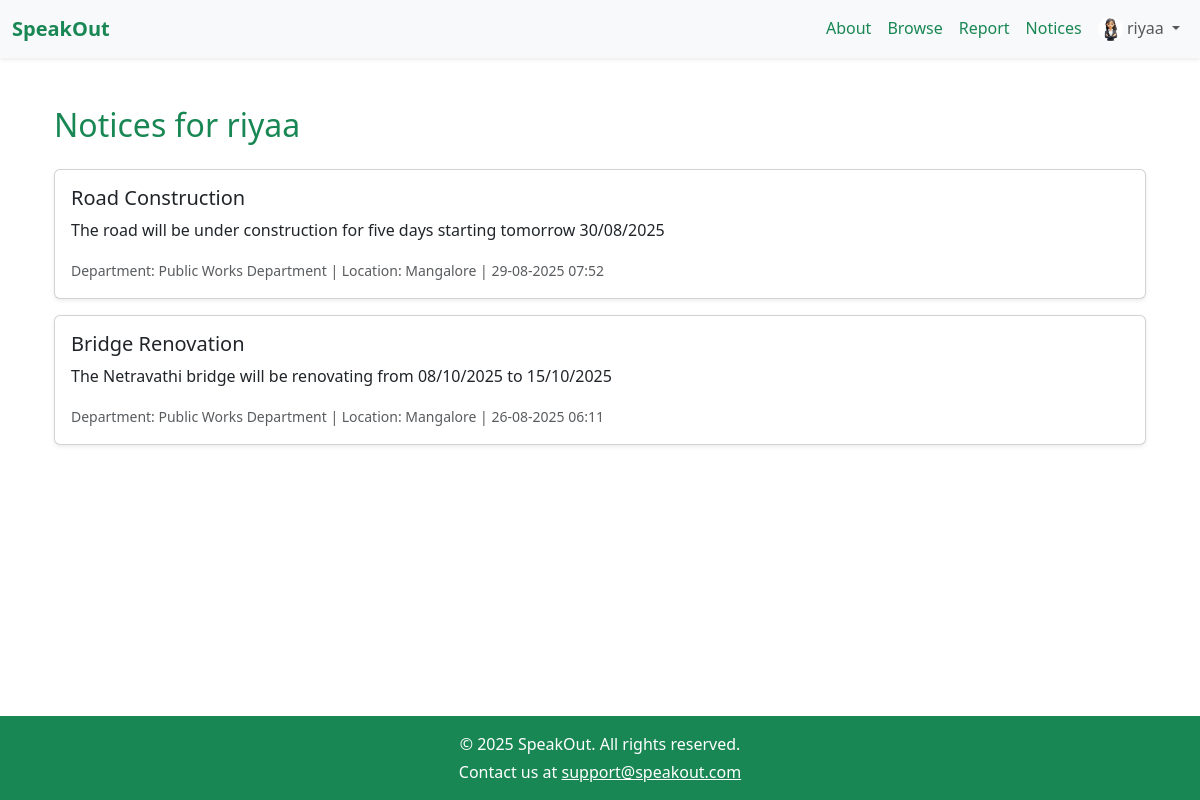
The page /user/u_notices (signed in) on the database its author committed.
### models.py (models this page shows, shortened)
class User(db.Model):
    id = db.Column(db.Integer, primary_key=True)
    username = db.Column(db.String(50), unique=True, nullable=False)
    email = db.Column(db.String(120), unique=True, nullable=True)
    password = db.Column(db.String(100), nullable=False)
    grievances = db.relationship('Grievance', backref='user', lazy=True)
    location = db.Column(db.String(100), nullable=False)
    profile_pic = db.Column(db.String(200), default='default_profile.png')

class Notice(db.Model):
    id = db.Column(db.Integer, primary_key=True)
    title = db.Column(db.String(150), nullable=False)
    message = db.Column(db.Text, nullable=False)
    location = db.Column(db.String(100), nullable=False)
    timestamp = db.Column(db.DateTime, default=datetime.utcnow)
    department_id = db.Column(db.Integer, db.ForeignKey('department.id'), nullable=False)
    department = db.relationship("Department", backref="notices")

class Department(db.Model):
    id = db.Column(db.Integer, primary_key=True)
    name = db.Column(db.String(100), nullable=False, unique=True)
    username = db.Column(db.String(80), nullable=False, unique=True)
    password = db.Column(db.String(200), nullable=False)
    profile_pic = db.Column(db.String(200), default="default_department.png")
    grievances = db.relationship("Grievance", backref="department", lazy=True)

### app.py (the view)
@app.route("/user/u_notices")
def u_notices():
    if "user_id" not in session or session.get("role") != "user":
        flash("Please log in as a user.", "warning")
        return redirect(url_for("login"))
    user = User.query.get(session["user_id"])
    if not user or not user.location:
        notices = []
    else:
        notices = (Notice.query
                   .filter(func.lower(Notice.location) == user.location.lower())
                   .order_by(Notice.timestamp.desc())
                   .all())
    return render_template("user/u_notices.html", notices=notices)

### templates/user/u_notices.html
{% extends "base.html" %}
{% block content %}
<div class="container mt-4">
    <h2 class="mb-4 text-success">Notices for {{ session['username'] }}</h2>
    {% for notice in notices %}
    <div class="card mb-3 shadow-sm">
        <div class="card-body">
            <h5 class="card-title">{{ notice.title }}</h5>
            <p class="card-text">{{ notice.message }}</p>
            <small class="text-muted">
                Department:
                {% if notice.department %}
                    {{ notice.department.name if notice.department.name else notice.department }}
                {% else %}
                    General
                {% endif %}
                | Location: {{ notice.location }}
                | {{ notice.timestamp.strftime("%d-%m-%Y %H:%M") }}
            </small>
        </div>
    </div>
    {% else %}
    <p class="text-muted">No notices available for your location.</p>
    {% endfor %}
</div>
{% endblock %}

### templates/base.html (shortened to what this page needs)
<!doctype html>
<html lang="en">
<head>
    <link href="https://cdn.jsdelivr.net/npm/bootstrap@5.3.7/dist/css/bootstrap.min.css" rel="stylesheet"
>
</head>
<body class="d-flex flex-column min-vh-100">
<nav class="navbar navbar-expand-lg navbar-light bg-light shadow-sm">
  <div class="container-fluid">
    <a class="navbar-brand fw-bold text-success" href="{{ url_for('index') }}">SpeakOut</a>
    <div class="collapse navbar-collapse" id="navbarNavDropdown">
      <ul class="navbar-nav ms-auto">
        {% if session.get('role') == 'admin' %}
          <ul class="navbar-nav ms-auto">
  <li class="nav-item">
    <a class="nav-link text-success" href="{{ url_for('a_dashboard') }}">Dashboard</a>
  </li>
  <li class="nav-item">
    <a class="nav-link text-success" href="{{ url_for('a_view_grievances') }}">Grievances</a>
  </li>
  <li class="nav-item">
    <a class="nav-link text-success" href="{{ url_for('a_view_notices') }}">Notices</a>
  </li>
  <li class="nav-item dropdown">
    <a class="nav-link dropdown-toggle text-success" id="navbarDropdownAdmin" role="button" data-bs-toggle="dropdown" aria-expanded="false">
      {{ session.get('username') }} (Admin)
    </a>
    <ul class="dropdown-menu dropdown-menu-end" aria-labelledby="navbarDropdownAdmin">
      <li><a class="dropdown-item text-success" href="{{ url_for('a_manage_users') }}">Manage Users</a></li>
      <li><a class="dropdown-item text-success" href="{{ url_for('a_manage_departments') }}">Manage Departments</a></li>
      <li><hr class="dropdown-divider"></li>
      <li><a class="dropdown-item text-danger" href="{{ url_for('logout') }}">Logout</a></li>
    </ul>
  </li>
</ul>
 {% elif session.get('role') == 'user' %}
          <li class="nav-item"><a class="nav-link text-success" href="{{ url_for('about') }}">About</a></li>
          <li class="nav-item"><a class="nav-link text-success" href="{{ url_for('all_grievances') }}">Browse</a></li>
          <li class="nav-item"><a class="nav-link text-success" href="{{ url_for('submit_grievance') }}">Report</a></li>
          <li class="nav-item"><a class="nav-link text-success" href="{{ url_for('u_notices') }}">Notices</a></li>
          <li class="nav-item dropdown">
            <a class="nav-link dropdown-toggle" id="navbarDropdownUser" role="button" data-bs-toggle="dropdown" aria-expanded="false">
              <img src="{{ url_for('static', filename='uploads/' + (session.get('profile_pic') or 'default_profile.png')) }}"
                   alt="Profile" class="rounded-circle" style="width: 25px; height: 25px; object-fit: cover;">
              {{ session.get('username') }}
            </a>
          </li>
        {% endif %}
      </ul>
    </div>
  </div>
</nav>
<main class="flex-grow-1">
    <div class="container py-4">
      {% block content %}
      {% endblock %}
    </div>
  </main>
<footer class="mt-auto bg-success text-white text-center py-3">
  <div class="container">
    <p class="mb-1">&copy; 2025 SpeakOut. All rights reserved.</p>
    <p class="mb-0">Contact us at <a href="mailto:support@speakout.com" class="text-white text-decoration-underline">support@speakout.com</a></p>
  </div>
</footer>
</body>
</html>

### rows shown on the page
User: get "riyaa", username "riyaa"
Notice: title "Road Construction", message "The road will be under construction for five days starting tomorrow 30/08/2025", department "Public Works Department", location "Mangalore", timestamp "29-08-2025 07:52"
Notice: title "Bridge Renovation", message "The Netravathi bridge will be renovating from 08/10/2025 to 15/10/2025", department "Public Works Department", location "Mangalore", timestamp "26-08-2025 06:11"
